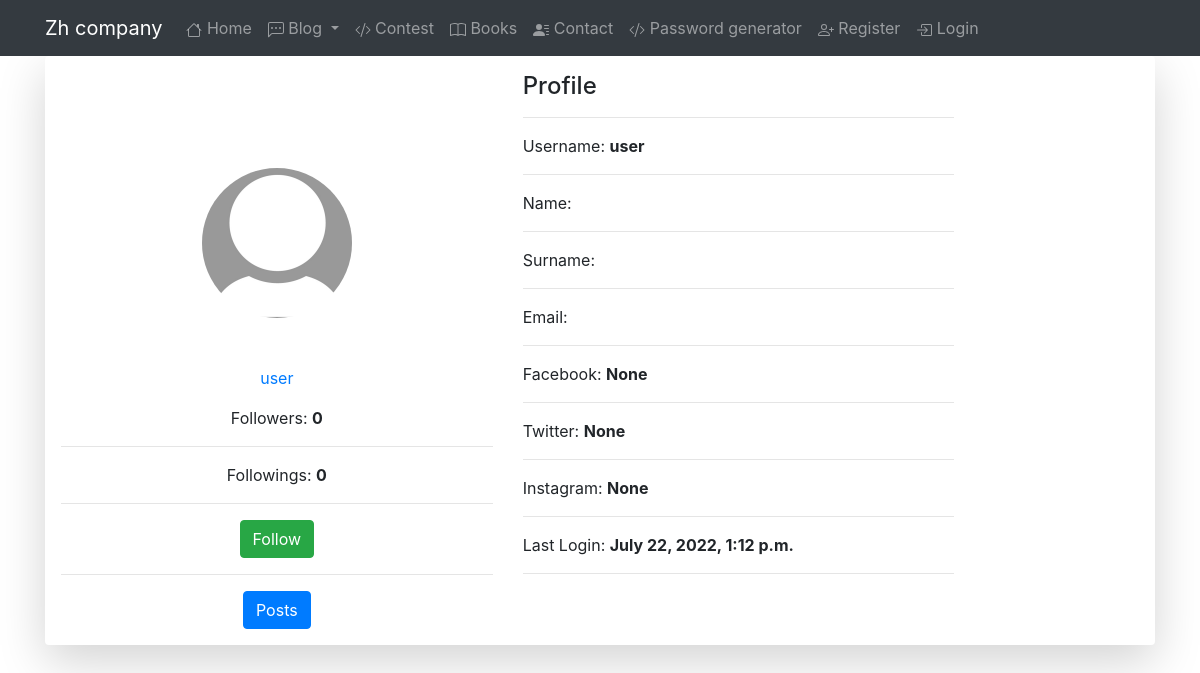
/members/user/, run on the app's committed database.
### members/models.py (models this page shows, shortened)
class Profile(models.Model):
    user=models.OneToOneField(User, null=True, on_delete=models.CASCADE)
    bio=models.TextField(null=True, blank=True)
    profile_pic = models.ImageField(null=True, blank=True, upload_to="images/profile/",default = 'default.png')
    facebook = models.CharField(max_length=50, null=True, blank=True)
    twitter = models.CharField(max_length=50, null=True, blank=True)
    instagram = models.CharField(max_length=50, null=True, blank=True)
    followers = models.ManyToManyField('Profile', related_name='myfollowers', blank=True)
    followings = models.ManyToManyField('Profile', related_name='myfollowings', blank=True)
    def __str__(self):
        return str(self.user)

### members/views.py (the view)
# urls.py: path('<str:username>/', views.profile, name = 'profile'),
def profile(request,username):
    profile_of_user = get_object_or_404(Profile, user__username = username)
    is_following = None
    if request.user.is_authenticated:
        is_following = request.user.profile in profile_of_user.followers.all()
    print (is_following)
    return render(request, 'members/profile.html', {'profile_of_user':profile_of_user , 'is_following':is_following})

### members/templates/members/profile.html (shortened to what this page needs)
{% extends 'blog/base.html' %}
{% block content %}
    <div class="container rounded bg-white shadow-lg p-3 mb-5 bg-white rounded">
        <div class="row">
            <div class="col-md-5">
                <div class="d-flex flex-column align-items-center text-center p-3 py-5"><img class="rounded-circle mt-5" width="150px" height="150" src="{{ profile_of_user.profile_pic.url }}">{{profile_of_user.profile_pic.image.url }}</div>
                <p><a href="{% url 'profile' username=profile_of_user.user.username %}">{{profile_of_user.user.username}}</a></p>
                <p>Followers:  <b>{{ profile_of_user.followers.all|length }}</b></p><hr>
                <p>Followings:  <b>{{ profile_of_user.followings.all|length }}</b></p><hr>
                {% if user.username != profile_of_user.user.username %}
                    {% if is_following is True %}
                    <a href="{% url 'follow' profile_of_user %}" class="btn btn-light">Following</a>
                    {% else %}
                    <a href="{% url 'follow' profile_of_user %}" class="btn btn-success">Follow</a>
                    {% endif %}
                {% endif %}
                <p>{{profile_of_user.bio}}</p><hr>
                <a href="{% url 'my-blogs' username=profile_of_user.user.username %}"class="btn btn-primary">Posts</a>
            </div>
            <div class="col-md-5">
                <div class="text-left">
                        <h4>Profile</h4><hr>
                        <p class="display-6">Username:  <b>{{ profile_of_user.user.username }}</b></p><hr>
                        <p>Name:  <b>{{ profile_of_user.user.first_name }}</b></p><hr>
                        <p>Surname:  <b>{{ profile_of_user.user.last_name }}</b></p><hr>
                        <p>Email:  <b>{{ profile_of_user.user.email }}</b></p><hr>
                        <p>Facebook:   <b>{{ profile_of_user.facebook }}</b></p><hr>
                        <p>Twitter:  <b>{{ profile_of_user.twitter }}</b></p><hr>
                        <p>Instagram: <b>{{ profile_of_user.instagram }}</b> </p><hr>
                        <p>Last Login:  <b>{{ profile_of_user.user.last_login }}</b> </p><hr>
            </div>
        </div>
    </div>
    </div>
{% endblock %}

### data on the page
Profile: profile_pic (placeholder picture), user.username "user", followers.all|length "0", followings.all|length "0", facebook "None", twitter "None", instagram "None", user.last_login "July 22, 2022, 1:12 p.m."
